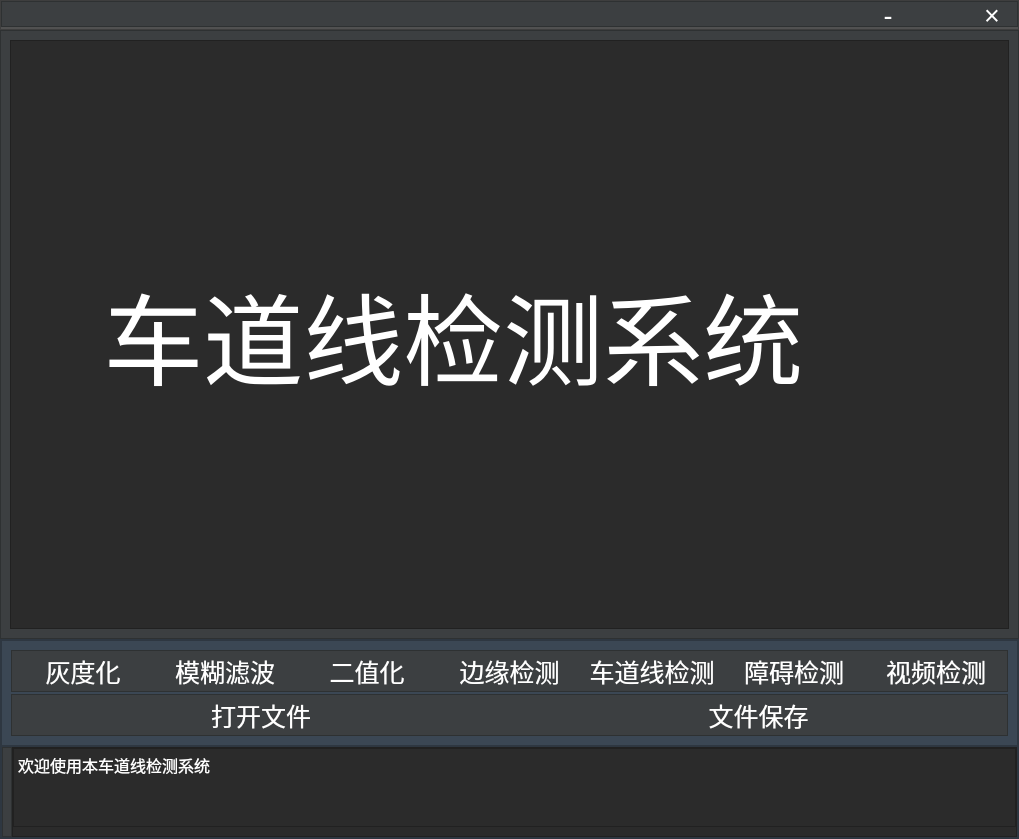
<?xml version="1.0" encoding="UTF-8"?>
<ui version="4.0">
 <class>MainWindow</class>
 <widget class="QMainWindow" name="MainWindow">
  <property name="geometry">
   <rect>
    <x>0</x>
    <y>0</y>
    <width>1019</width>
    <height>839</height>
   </rect>
  </property>
  <property name="windowTitle">
   <string>MainWindow</string>
  </property>
  <widget class="QWidget" name="centralwidget">
   <layout class="QVBoxLayout" name="verticalLayout">
    <property name="spacing">
     <number>0</number>
    </property>
    <property name="leftMargin">
     <number>0</number>
    </property>
    <property name="topMargin">
     <number>0</number>
    </property>
    <property name="rightMargin">
     <number>0</number>
    </property>
    <property name="bottomMargin">
     <number>0</number>
    </property>
    <item>
     <widget class="QFrame" name="frame">
      <property name="maximumSize">
       <size>
        <width>16777215</width>
        <height>30</height>
       </size>
      </property>
      <property name="styleSheet">
       <string notr="true">QFrame{
	background-color:rgb(81,81,81);
}</string>
      </property>
      <property name="frameShape">
       <enum>QFrame::StyledPanel</enum>
      </property>
      <property name="frameShadow">
       <enum>QFrame::Raised</enum>
      </property>
      <layout class="QVBoxLayout" name="verticalLayout_3">
       <property name="spacing">
        <number>0</number>
       </property>
       <property name="leftMargin">
        <number>0</number>
       </property>
       <property name="topMargin">
        <number>0</number>
       </property>
       <property name="rightMargin">
        <number>0</number>
       </property>
       <property name="bottomMargin">
        <number>2</number>
       </property>
       <item>
        <widget class="QFrame" name="frame_8">
         <property name="styleSheet">
          <string notr="true">QFrame{
	background-color:rgb(60,63,65);
}</string>
         </property>
         <property name="frameShape">
          <enum>QFrame::StyledPanel</enum>
         </property>
         <property name="frameShadow">
          <enum>QFrame::Raised</enum>
         </property>
         <layout class="QHBoxLayout" name="horizontalLayout_3">
          <property name="spacing">
           <number>0</number>
          </property>
          <property name="leftMargin">
           <number>2</number>
          </property>
          <property name="topMargin">
           <number>2</number>
          </property>
          <property name="rightMargin">
           <number>0</number>
          </property>
          <property name="bottomMargin">
           <number>0</number>
          </property>
          <item>
           <spacer name="horizontalSpacer">
            <property name="orientation">
             <enum>Qt::Horizontal</enum>
            </property>
            <property name="sizeHint" stdset="0">
             <size>
              <width>40</width>
              <height>20</height>
             </size>
            </property>
           </spacer>
          </item>
          <item>
           <widget class="QPushButton" name="pushButton_10">
            <property name="minimumSize">
             <size>
              <width>50</width>
              <height>0</height>
             </size>
            </property>
            <property name="styleSheet">
             <string notr="true">QPushButton{
	background-color: transparent;
	color: white;
    font-size: 20pt;
	border:none;
}
QPushButton:hover {  
    background-color:rgb(79,82,84);
}</string>
            </property>
            <property name="text">
             <string>-</string>
            </property>
           </widget>
          </item>
          <item>
           <widget class="QPushButton" name="pushButton_9">
            <property name="minimumSize">
             <size>
              <width>50</width>
              <height>0</height>
             </size>
            </property>
            <property name="styleSheet">
             <string notr="true">QPushButton{
	background-color: transparent;
	color: white;
    font-size: 15pt;
	border:none;
}
QPushButton:hover {  
    background-color:rgb(79,82,84);
}</string>
            </property>
            <property name="text">
             <string/>
            </property>
           </widget>
          </item>
          <item>
           <widget class="QPushButton" name="pushButton_8">
            <property name="minimumSize">
             <size>
              <width>50</width>
              <height>0</height>
             </size>
            </property>
            <property name="styleSheet">
             <string notr="true">QPushButton{
	background-color: transparent;
	color: white;
    font-size: 20pt;
	border:none;
}
QPushButton:hover {  
    background-color:rgb(232,17,35);

}</string>
            </property>
            <property name="text">
             <string>×</string>
            </property>
           </widget>
          </item>
         </layout>
        </widget>
       </item>
      </layout>
     </widget>
    </item>
    <item>
     <widget class="QFrame" name="frame_2">
      <property name="minimumSize">
       <size>
        <width>0</width>
        <height>553</height>
       </size>
      </property>
      <property name="maximumSize">
       <size>
        <width>16777215</width>
        <height>10000</height>
       </size>
      </property>
      <property name="styleSheet">
       <string notr="true">QFrame{
	background-color:rgb(60,63,65);
}</string>
      </property>
      <property name="frameShape">
       <enum>QFrame::StyledPanel</enum>
      </property>
      <property name="frameShadow">
       <enum>QFrame::Raised</enum>
      </property>
      <layout class="QHBoxLayout" name="horizontalLayout">
       <property name="spacing">
        <number>1</number>
       </property>
       <property name="leftMargin">
        <number>9</number>
       </property>
       <item>
        <widget class="QFrame" name="frame_10">
         <property name="styleSheet">
          <string notr="true">QFrame{
	background-color:rgb(43,43,43);
}</string>
         </property>
         <property name="frameShape">
          <enum>QFrame::StyledPanel</enum>
         </property>
         <property name="frameShadow">
          <enum>QFrame::Raised</enum>
         </property>
         <layout class="QHBoxLayout" name="horizontalLayout_5">
          <item>
           <widget class="QLabel" name="label">
            <property name="styleSheet">
             <string notr="true">QLabel { 
	color:rgb(255, 255, 255);
	font-size: 100px;
	text-align: center;
	font-family: &quot;黑体&quot;;
}</string>
            </property>
            <property name="text">
             <string>   车道线检测系统</string>
            </property>
           </widget>
          </item>
         </layout>
        </widget>
       </item>
      </layout>
     </widget>
    </item>
    <item>
     <widget class="QFrame" name="frame_3">
      <property name="maximumSize">
       <size>
        <width>16777215</width>
        <height>200</height>
       </size>
      </property>
      <property name="styleSheet">
       <string notr="true">QFrame{
	background-color:rgb(59,71,84);
}</string>
      </property>
      <property name="frameShape">
       <enum>QFrame::StyledPanel</enum>
      </property>
      <property name="frameShadow">
       <enum>QFrame::Raised</enum>
      </property>
      <layout class="QVBoxLayout" name="verticalLayout_2">
       <property name="spacing">
        <number>0</number>
       </property>
       <property name="leftMargin">
        <number>0</number>
       </property>
       <property name="topMargin">
        <number>0</number>
       </property>
       <property name="rightMargin">
        <number>0</number>
       </property>
       <property name="bottomMargin">
        <number>0</number>
       </property>
       <item>
        <widget class="QFrame" name="frame_5">
         <property name="maximumSize">
          <size>
           <width>16777215</width>
           <height>500</height>
          </size>
         </property>
         <property name="frameShape">
          <enum>QFrame::StyledPanel</enum>
         </property>
         <property name="frameShadow">
          <enum>QFrame::Raised</enum>
         </property>
         <layout class="QVBoxLayout" name="verticalLayout_4">
          <property name="spacing">
           <number>2</number>
          </property>
          <item>
           <widget class="QFrame" name="frame_9">
            <property name="maximumSize">
             <size>
              <width>16777215</width>
              <height>16777215</height>
             </size>
            </property>
            <property name="styleSheet">
             <string notr="true">QFrame{
	background-color:rgb(60,63,65);
}</string>
            </property>
            <property name="frameShape">
             <enum>QFrame::StyledPanel</enum>
            </property>
            <property name="frameShadow">
             <enum>QFrame::Raised</enum>
            </property>
            <layout class="QHBoxLayout" name="horizontalLayout_6">
             <property name="spacing">
              <number>0</number>
             </property>
             <property name="leftMargin">
              <number>0</number>
             </property>
             <property name="topMargin">
              <number>0</number>
             </property>
             <property name="rightMargin">
              <number>0</number>
             </property>
             <property name="bottomMargin">
              <number>0</number>
             </property>
             <item>
              <widget class="QPushButton" name="pushButton_3">
               <property name="styleSheet">
                <string notr="true">QPushButton{
	background-color:rgba(0, 0, 0,0);
	border:none;
	height:40px;
	color:rgb(255, 255, 255);
	font-size: 25px;
	font-family: &quot;黑体&quot;;
}

QPushButton:hover {  
    background-color:rgb(0, 174, 236);
}</string>
               </property>
               <property name="text">
                <string>灰度化</string>
               </property>
              </widget>
             </item>
             <item>
              <widget class="QPushButton" name="pushButton_4">
               <property name="styleSheet">
                <string notr="true">QPushButton{
	background-color:rgba(0, 0, 0,0);
	border:none;
	height:40px;
	color:rgb(255, 255, 255);
	font-size: 25px;
	font-family: &quot;黑体&quot;;
}

QPushButton:hover {  
    background-color:rgb(0, 174, 236);
}</string>
               </property>
               <property name="text">
                <string>模糊滤波</string>
               </property>
              </widget>
             </item>
             <item>
              <widget class="QPushButton" name="pushButton_5">
               <property name="styleSheet">
                <string notr="true">QPushButton{
	background-color:rgba(0, 0, 0,0);
	border:none;
	height:40px;
	color:rgb(255, 255, 255);
	font-size: 25px;
	font-family: &quot;黑体&quot;;
}

QPushButton:hover {  
    background-color:rgb(0, 174, 236);
}</string>
               </property>
               <property name="text">
                <string>二值化</string>
               </property>
              </widget>
             </item>
             <item>
              <widget class="QPushButton" name="pushButton_6">
               <property name="styleSheet">
                <string notr="true">QPushButton{
	background-color:rgba(0, 0, 0,0);
	border:none;
	height:40px;
	color:rgb(255, 255, 255);
	font-size: 25px;
	font-family: &quot;黑体&quot;;
}

QPushButton:hover {  
    background-color:rgb(0, 174, 236);
}</string>
               </property>
               <property name="text">
                <string>边缘检测</string>
               </property>
              </widget>
             </item>
             <item>
              <widget class="QPushButton" name="pushButton_7">
               <property name="styleSheet">
                <string notr="true">QPushButton{
	background-color:rgba(0, 0, 0,0);
	border:none;
	height:40px;
	color:rgb(255, 255, 255);
	font-size: 25px;
	font-family: &quot;黑体&quot;;
}

QPushButton:hover {  
    background-color:rgb(0, 174, 236);
}</string>
               </property>
               <property name="text">
                <string>车道线检测</string>
               </property>
              </widget>
             </item>
             <item>
              <widget class="QPushButton" name="pushButton_11">
               <property name="styleSheet">
                <string notr="true">QPushButton{
	background-color:rgba(0, 0, 0,0);
	border:none;
	height:40px;
	color:rgb(255, 255, 255);
	font-size: 25px;
	font-family: &quot;黑体&quot;;
}

QPushButton:hover {  
    background-color:rgb(0, 174, 236);
}</string>
               </property>
               <property name="text">
                <string>障碍检测</string>
               </property>
              </widget>
             </item>
             <item>
              <widget class="QPushButton" name="pushButton_12">
               <property name="styleSheet">
                <string notr="true">QPushButton{
	background-color:rgba(0, 0, 0,0);
	border:none;
	height:40px;
	color:rgb(255, 255, 255);
	font-size: 25px;
	font-family: &quot;黑体&quot;;
}

QPushButton:hover {  
    background-color:rgb(0, 174, 236);
}</string>
               </property>
               <property name="text">
                <string>视频检测</string>
               </property>
              </widget>
             </item>
            </layout>
           </widget>
          </item>
          <item>
           <widget class="QFrame" name="frame_11">
            <property name="maximumSize">
             <size>
              <width>16777215</width>
              <height>16777215</height>
             </size>
            </property>
            <property name="styleSheet">
             <string notr="true">QFrame{
	background-color:rgb(60,63,65);
}</string>
            </property>
            <property name="frameShape">
             <enum>QFrame::StyledPanel</enum>
            </property>
            <property name="frameShadow">
             <enum>QFrame::Raised</enum>
            </property>
            <layout class="QHBoxLayout" name="horizontalLayout_7">
             <property name="spacing">
              <number>0</number>
             </property>
             <property name="leftMargin">
              <number>0</number>
             </property>
             <property name="topMargin">
              <number>0</number>
             </property>
             <property name="rightMargin">
              <number>0</number>
             </property>
             <property name="bottomMargin">
              <number>0</number>
             </property>
             <item>
              <widget class="QPushButton" name="pushButton">
               <property name="styleSheet">
                <string notr="true">QPushButton{
	background-color:rgba(0, 0, 0,0);
	border:none;
	height:40px;
	color:rgb(255, 255, 255);
	font-size: 25px;
	font-family: &quot;黑体&quot;;
}

QPushButton:hover {  
    background-color:rgb(0, 174, 236);
}</string>
               </property>
               <property name="text">
                <string>打开文件</string>
               </property>
              </widget>
             </item>
             <item>
              <widget class="QPushButton" name="pushButton_2">
               <property name="styleSheet">
                <string notr="true">QPushButton{
	background-color:rgba(0, 0, 0,0);
	border:none;
	height:40px;
	color:rgb(255, 255, 255);
	font-size: 25px;
	font-family: &quot;黑体&quot;;
}

QPushButton:hover {  
    background-color:rgb(0, 174, 236);
}</string>
               </property>
               <property name="text">
                <string>文件保存</string>
               </property>
              </widget>
             </item>
            </layout>
           </widget>
          </item>
         </layout>
        </widget>
       </item>
       <item>
        <widget class="QFrame" name="frame_4">
         <property name="frameShape">
          <enum>QFrame::StyledPanel</enum>
         </property>
         <property name="frameShadow">
          <enum>QFrame::Raised</enum>
         </property>
         <layout class="QHBoxLayout" name="horizontalLayout_2">
          <property name="spacing">
           <number>0</number>
          </property>
          <property name="leftMargin">
           <number>0</number>
          </property>
          <property name="topMargin">
           <number>0</number>
          </property>
          <property name="rightMargin">
           <number>0</number>
          </property>
          <property name="bottomMargin">
           <number>0</number>
          </property>
          <item>
           <widget class="QFrame" name="frame_7">
            <property name="minimumSize">
             <size>
              <width>10</width>
              <height>0</height>
             </size>
            </property>
            <property name="maximumSize">
             <size>
              <width>15</width>
              <height>16777215</height>
             </size>
            </property>
            <property name="styleSheet">
             <string notr="true">QFrame{
	background-color:rgb(60,63,65);
}</string>
            </property>
            <property name="frameShape">
             <enum>QFrame::StyledPanel</enum>
            </property>
            <property name="frameShadow">
             <enum>QFrame::Raised</enum>
            </property>
           </widget>
          </item>
          <item>
           <widget class="QFrame" name="frame_6">
            <property name="styleSheet">
             <string notr="true">QFrame{
	background-color:rgb(43,43,43);
}</string>
            </property>
            <property name="frameShape">
             <enum>QFrame::StyledPanel</enum>
            </property>
            <property name="frameShadow">
             <enum>QFrame::Raised</enum>
            </property>
            <layout class="QHBoxLayout" name="horizontalLayout_4">
             <property name="spacing">
              <number>0</number>
             </property>
             <property name="leftMargin">
              <number>0</number>
             </property>
             <property name="topMargin">
              <number>0</number>
             </property>
             <property name="rightMargin">
              <number>0</number>
             </property>
             <item>
              <widget class="QTextBrowser" name="textBrowser">
               <property name="styleSheet">
                <string notr="true">QTextBrowser { 
	font-family: 'Arial'; 
	font-size: 12pt; 
	color: white; 
	scrollbar-face-color: rgb(86,86,86);
	scrollbar-shadow-color: transparent;
	font-family: &quot;黑体&quot;;
}</string>
               </property>
               <property name="html">
                <string>&lt;!DOCTYPE HTML PUBLIC &quot;-//W3C//DTD HTML 4.0//EN&quot; &quot;http://www.w3.org/TR/REC-html40/strict.dtd&quot;&gt;
&lt;html&gt;&lt;head&gt;&lt;meta name=&quot;qrichtext&quot; content=&quot;1&quot; /&gt;&lt;style type=&quot;text/css&quot;&gt;
p, li { white-space: pre-wrap; }
&lt;/style&gt;&lt;/head&gt;&lt;body style=&quot; font-family:'黑体'; font-size:12pt; font-weight:400; font-style:normal;&quot;&gt;
&lt;p style=&quot; margin-top:0px; margin-bottom:0px; margin-left:0px; margin-right:0px; -qt-block-indent:0; text-indent:0px;&quot;&gt;&lt;span style=&quot; font-family:'Arial';&quot;&gt;欢迎使用本车道线检测系统&lt;/span&gt;&lt;/p&gt;&lt;/body&gt;&lt;/html&gt;</string>
               </property>
              </widget>
             </item>
            </layout>
           </widget>
          </item>
         </layout>
        </widget>
       </item>
      </layout>
     </widget>
    </item>
   </layout>
  </widget>
 </widget>
 <resources/>
 <connections/>
</ui>
